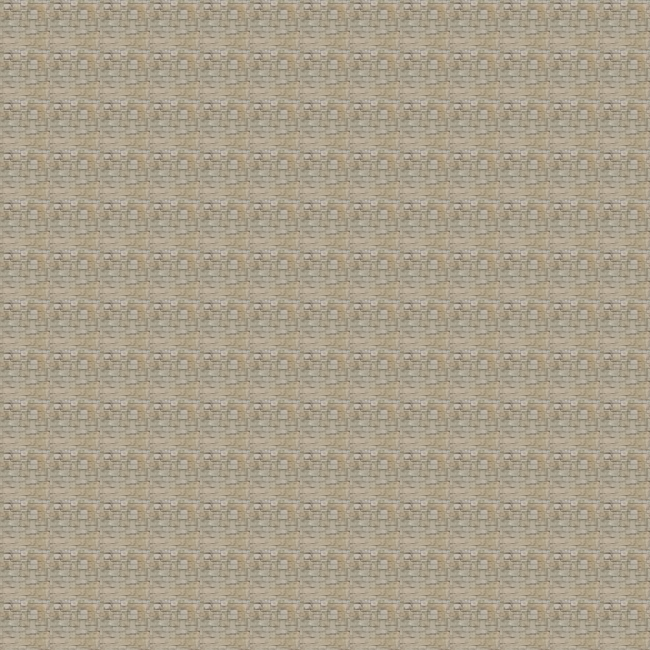

A 2D game scene composited from a Tiled map and its tileset images. What follows is a short description and the map's XML, with each tile layer's data collapsed to a summary:
An orthogonal 13x13 tile map with 50x50 px tiles, 1 tile layer (Tile Layer 1).

<map version="1.0" orientation="orthogonal" width="13" height="13" tilewidth="50" tileheight="50">
 <tileset firstgid="1" name="stones" tilewidth="50" tileheight="50">
  <image source="stone.jpg" width="64" height="64" />
 </tileset>
 <layer name="Tile Layer 1" width="13" height="13">
  <data>[169 cells, 169 non-empty, 1 distinct tile ids]</data>
 </layer>
</map>
